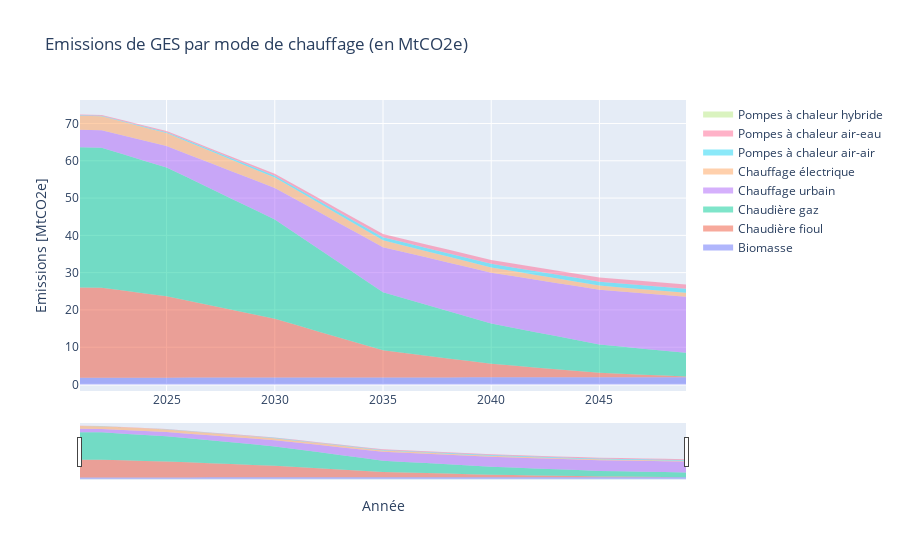

Write notebook code for a chart like this one.
### Code cell
Var = "emissions"
y_df = sim_stock_df.groupby(["year", "Energy_source"])[Var].sum().to_frame().reset_index(). \
           pivot(index=['year'], columns='Energy_source').loc[[year for year in sim_param["years"][1:]], Var] / 10 ** 12

fig = MyStackedPlotly(y_df=y_df)
fig = fig.update_layout(title_text="Emissions de GES par mode de chauffage (en MtCO2e)", xaxis_title="Année",
                        yaxis_title="Emissions [MtCO2e]")
fig.show()
